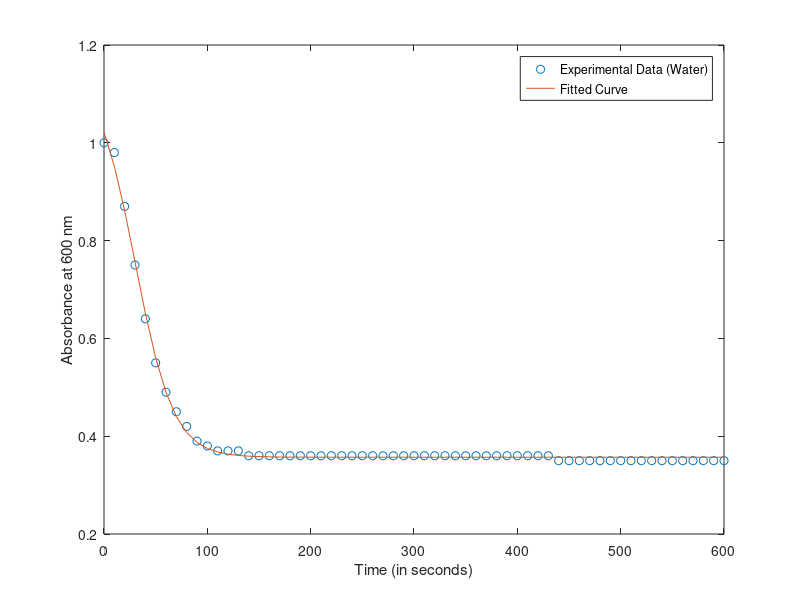

MATLAB code to generate this figure: (Note: this script raises an error after producing the figure.)
% Define the inverse sigmoidal function
inverseSigmoidal = @(params, x) params(1) + params(2) ./ (1 + exp((x - params(3)) / params(4)));

% Generate some example data (you should replace this with your own data)
%xData = linspace(0, 10, 100);
%yData = 2 + 1 ./ (1 + exp((xData - 5) / 1.5)) + 0.1 * randn(size(xData));
xData = [0,10,20,30,40,50,60,70,80,90,100,110,120,130,140,150,160,170,180,190,200,210,220,230,240,250,260,270,280,290,300,310,320,330,340,350,360,370,380,390,400,410,420,430,440,450,460,470,480,490,500,510,520,530,540,550,560,570,580,590,600];
yData = [1.00,0.98,0.87,0.75,0.64,0.55,0.49,0.45,0.42,0.39,0.38,0.37,0.37,0.37,0.36,0.36,0.36,0.36,0.36,0.36,0.36,0.36,0.36,0.36,0.36,0.36,0.36,0.36,0.36,0.36,0.36,0.36,0.36,0.36,0.36,0.36,0.36,0.36,0.36,0.36,0.36,0.36,0.36,0.36,0.35,0.35,0.35,0.35,0.35,0.35,0.35,0.35,0.35,0.35,0.35,0.35,0.35,0.35,0.35,0.35,0.35];
%yData = [1.000,0.894,0.746,0.614,0.499,0.397,0.328,0.285,0.268,0.262,0.258,0.256,0.255,0.254,0.253,0.252,0.252,0.252,0.251];
%yData = [1.000,0.999,0.865,0.616,0.396,0.308,0.269,0.253,0.248,0.244,0.243,0.241,0.240,0.239,0.238,0.236,0.235,0.234,0.233];
%yData = [1.000,1.001,0.988,0.854,0.709,0.570,0.444,0.352,0.289,0.262,0.244,0.235,0.229,0.226,0.224,0.221,0.219,0.217,0.216];

% Initial parameter guess
initialGuess = [0.36, 0.77, 30, 17]; % You should adjust these values

% Fit the data to the inverse sigmoidal function using lsqcurvefit
paramsFit = lsqcurvefit(inverseSigmoidal, initialGuess, xData, yData);

% Extract the fitted parameters
fittedParam1 = paramsFit(1);
fittedParam2 = paramsFit(2);
fittedParam3 = paramsFit(3);
fittedParam4 = paramsFit(4);

% Display the fitted parameters
disp(['Fitted Parameters:']);
disp(['Parameter 1: ', num2str(fittedParam1)]);
disp(['Parameter 2: ', num2str(fittedParam2)]);
disp(['Parameter 3: ', num2str(fittedParam3)]);
disp(['Parameter 4: ', num2str(fittedParam4)]);

% Plot the data and the fitted curve
yFit = inverseSigmoidal(paramsFit, xData);

figure;
plot(xData, yData, 'o', xData, yFit, '-')
xlabel('Time (in seconds)');
ylabel('Absorbance at 600 nm');
legend('Experimental Data (Water)', 'Fitted Curve');


% Find the minimum and maximum points in the fitted curve
[minValue, minIndex] = min(yFit);
[maxValue, maxIndex] = max(yFit);

% Calculate 10% and 90% points
tenPercentPoint = minValue + 0.1 * (maxValue - minValue);
ninetyPercentPoint = maxValue - 0.1 * (maxValue - minValue);

% Find the corresponding x values for these points
tenPercentX = xData(find(yFit >= tenPercentPoint, 1, 'first'));
ninetyPercentX = xData(find(yFit <= ninetyPercentPoint, 1, 'first'));

% Display the values
disp(['10% of the minimum point: ', num2str(tenPercentX)]);
disp(['90% of the maximum point: ', num2str(ninetyPercentX)]);


% Calculate the difference between the x-coordinate values
xCoordinateDifference = ninetyPercentX - tenPercentX;

% Display the values
disp(['10% of the minimum point: ', num2str(tenPercentPoint)]);
disp(['90% of the maximum point: ', num2str(ninetyPercentPoint)]);
disp(['Difference in x-coordinates: ', num2str(xCoordinateDifference), ' units']);

% Calculate the goodness of the fit (R-squared value)
SSR = sum((yData - yFit).^2); % Sum of squared residuals
SST = sum((yData - mean(yData)).^2); % Total sum of squares
R2 = 1 - SSR / SST;

% Display the R-squared value
disp(['Goodness of Fit (R-squared value): ', num2str(R2)]);

% ... (Your existing code for fitting the sigmoidal model)

% ... (Your existing code for fitting the sigmoidal model)

% Get the best-fitted coefficients
bestCoefficients = coeffvalues(fitResult);

% Calculate the corresponding x-coordinate values for the fitted parameters
xValueParam1 = fminbnd(@(x) abs(inverseSigmoidal(bestCoefficients, x) - fittedParam1), min(x_data), max(x_data));
xValueParam2 = fminbnd(@(x) abs(inverseSigmoidal(bestCoefficients, x) - fittedParam2), min(x_data), max(x_data));
xValueParam3 = fminbnd(@(x) abs(inverseSigmoidal(bestCoefficients, x) - fittedParam3), min(x_data), max(x_data));
xValueParam4 = fminbnd(@(x) abs(inverseSigmoidal(bestCoefficients, x) - fittedParam4), min(x_data), max(x_data));

% Display the corresponding x-coordinate values
disp(['Corresponding x-coordinate value for fitted parameter 1: ', num2str(xValueParam1)]);
disp(['Corresponding x-coordinate value for fitted parameter 2: ', num2str(xValueParam2)]);
disp(['Corresponding x-coordinate value for fitted parameter 3: ', num2str(xValueParam3)]);
disp(['Corresponding x-coordinate value for fitted parameter 4: ', num2str(xValueParam4)]);
